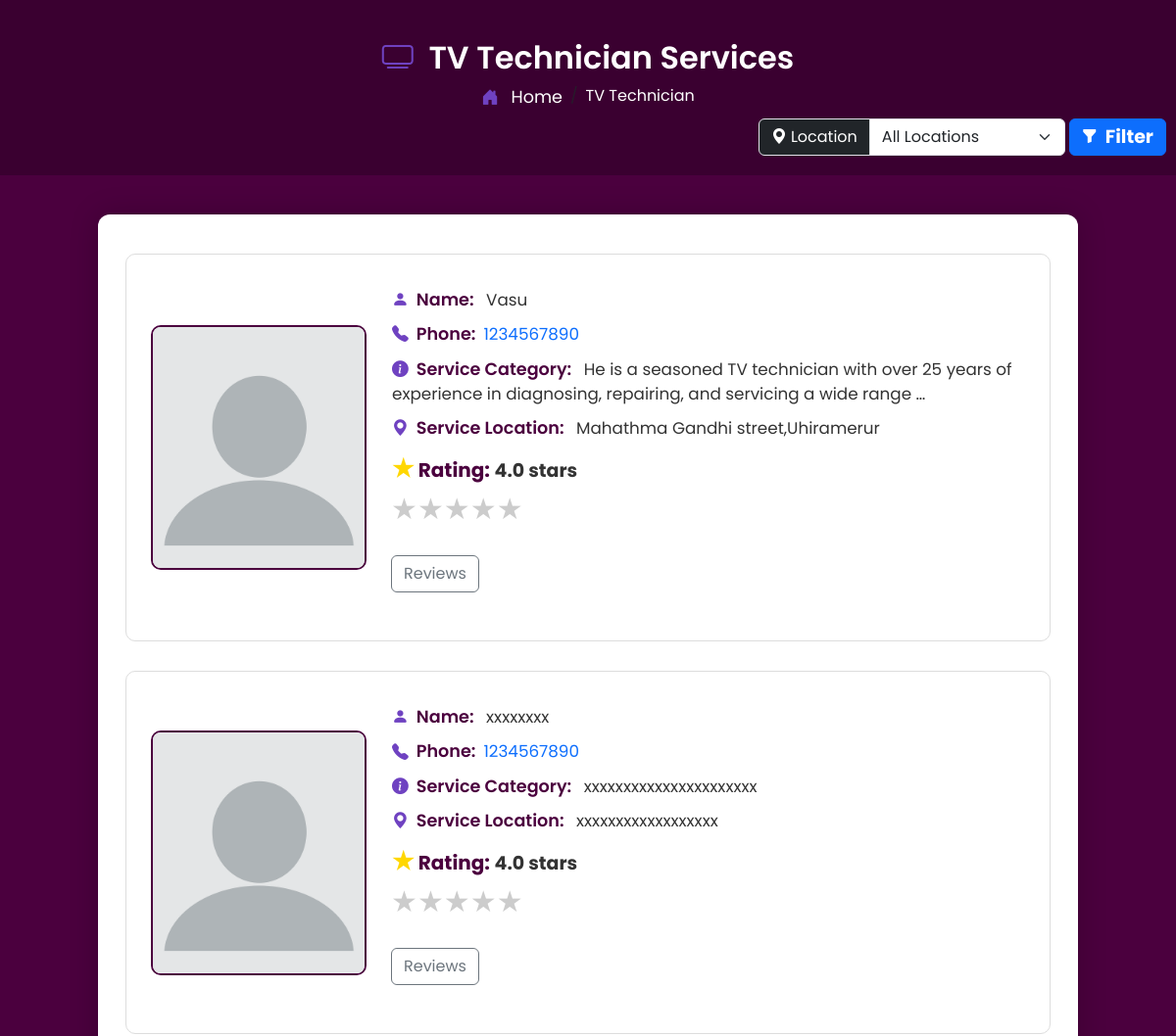
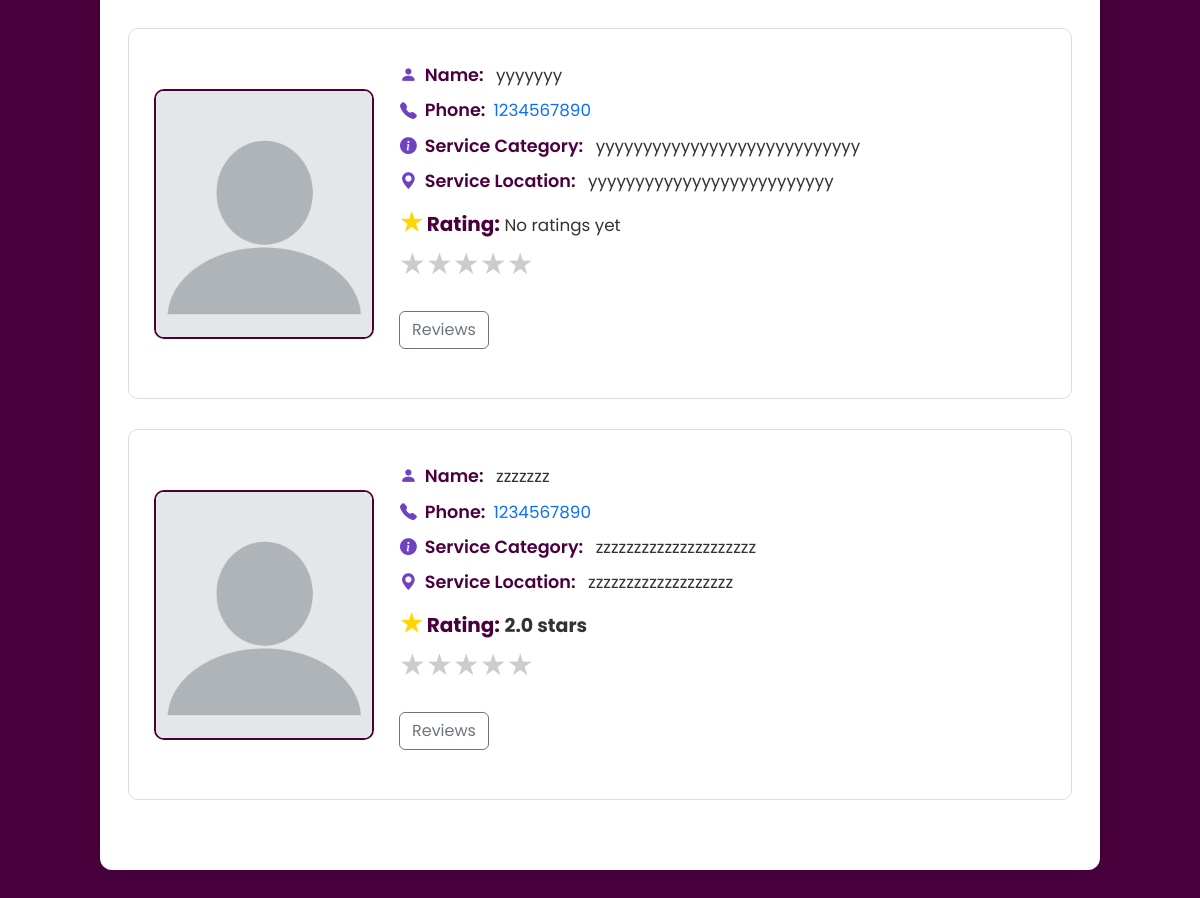
Screenshot of /tv/ with the database file from the repository (2 pictures, top to bottom).
### myapp/models.py (models this page shows, shortened)
class Service(models.Model):
    SERVICE_CHOICES = [
        ('PLUMBER', 'Plumber'),
        ('ELECTRICIAN', 'Electrician'),
        ('CARPENTER', 'Carpenter'),
        ('TV TECH', 'TV Technician'),
    ]
    name = models.CharField(max_length=100)
    service_type = models.CharField(max_length=50, choices=SERVICE_CHOICES)
    description = models.TextField()
    address = models.CharField(max_length=255, blank=True, null=True)
    contact_no = models.CharField(max_length=15, blank=True, null=True)
    created_at = models.DateTimeField(auto_now_add=True)
    updated_at = models.DateTimeField(auto_now=True)

### myapp/views.py (the view)
# urls.py: path('tv/', views.tvtech, name='tvtech'),
def tvtech(request):
    selected_location = request.GET.get('location', '')
    services = Service.objects.filter(service_type='TV TECH')
    if selected_location:
        services = services.filter(address__icontains=selected_location)
    for service in services:
        service.review = Review.objects.filter(service=service)
        service.average_rating = service.review.aggregate(models.Avg('rating'))['rating__avg']
    locations = Service.objects.filter(service_type='TV TECH') \
                               .values_list('address', flat=True).distinct()
    return render(request, 'tvtech.html', {
        'services': services,
        'locations': locations,
    })

### templates/tvtech.html (shortened to what this page needs)
{% load static %}
<!DOCTYPE html>
<html lang="en">
<head>
    <link href="https://cdn.jsdelivr.net/npm/bootstrap@5.3.3/dist/css/bootstrap.min.css" rel="stylesheet">
    <link href="https://cdn.jsdelivr.net/npm/bootstrap-icons@1.10.5/font/bootstrap-icons.css" rel="stylesheet">
    <link rel="stylesheet" href="{% static 'css/tvtech.css' %}">
</head>
<body>
    <div class="profile-header">
        <h2><i class="bi bi-tv icon"></i> TV Technician Services</h2>
        <nav aria-label="breadcrumb">
            <ol class="breadcrumb mb-2">
                <li class="breadcrumb-item">
                    <a href="{% url 'homepage' %}">
                        <i class="bi bi-house-door-fill icon"></i> Home
                    </a>
                </li>
                <li class="breadcrumb-item active text-white" aria-current="page">TV Technician</li>
            </ol>
            <div class="d-flex justify-content-between align-items-center">
                <form method="get" action="" class="d-flex align-items-center ms-auto">
                    <div class="input-group me-0">
                        <label class="input-group-text bg-dark text-white" for="locationSelect">
                            <i class="bi bi-geo-alt-fill me-1"></i> Location
                        </label>
                        <select name="location" id="locationSelect" class="form-select" style="width: 200px;">
                            <option value="">All Locations</option>
                        </select>
                    </div>
                    <button type="submit" class="btn btn-primary ms-1" style="height: 38px; border-radius: 0.375rem; display: flex; align-items: center; justify-content: center; margin-right: 10px;">
                        <i class="bi bi-funnel-fill me-2"></i> <span>Filter</span>
                    </button>
                </form>
            </div>
        </nav>
    </div>
    <div class="container profile-container">
        <div class="row">
            {% if services %}
                {% for service in services %}
                    <div class="profile-box">
                        <img src="{% static 'images/logo/profile.webp' %}" alt="Profile Picture">
                        <div class="profile-details">
                            <p><i class="bi bi-person-fill icon"></i><span class="label">Name:</span> {{ service.name }}</p>
                            <p><i class="bi bi-telephone-fill icon"></i><span class="label">Phone:</span><a href="#">{{ service.contact_no }}</a></p>
                            <p><i class="bi bi-info-circle-fill icon"></i><span class="label">Service Category:</span> {{ service.description|truncatewords:20 }}</p>
                            <p><i class="bi bi-geo-alt-fill icon"></i><span class="label">Service Location:</span> {{ service.address }}</p>
                            <p><strong><span style="color: gold; font-size: 25px;">&#9733;</span> Rating:</strong>
                                {% if service.average_rating %}
                                    <span>{{ service.average_rating|floatformat:1 }} stars</span>
                                {% else %}
                                    No ratings yet
                                {% endif %}
                            </p>
                            <div class="mb-4">
                                <div class="rating-stars">
                                    {% for i in "54321" %}
                                        <label for="star{{ i }}-{{ service.id }}" title="{{ i }} stars">&#9733;</label>
                                    {% endfor %}
                                </div>
                            </div>
                            <div class="reviews mb-4">
                                <button class="btn btn-outline-secondary" data-bs-toggle="modal" data-bs-target="#reviewModal"
                                        onclick="openReviewModal('{{ service.id }}')">Reviews</button>
                            </div>
                        </div>
                    </div>
                {% endfor %}
            {% else %}
                <p class="no-services"><i class="bi bi-exclamation-circle-fill icon"></i>No TV technician services available at the moment.</p>
            {% endif %}
        </div>
    </div>
</body>
</html>

### static/css/tvtech.css (style rules this page uses)
body { background-color: #4b003e; font-family: 'Poppins', sans-serif; }
.profile-header { text-align: center; color: white; padding: 40px 0 20px 0; background-color: #3a0030; }
.breadcrumb { background: transparent; justify-content: center; }
.breadcrumb-item a { color: #fff; text-decoration: none; font-size: 1.1rem; }
.profile-container { background-color: #fff; margin: 40px auto; padding: 40px; border-radius: 12px; max-width: 1000px; box-shadow: 0 0 30px rgba(0, 0, 0, 0.2); animation: fadeIn 1s ease-in-out; }
.profile-box { display: flex; align-items: center; gap: 25px; border: 1px solid #ddd; border-radius: 10px; padding: 25px; margin-bottom: 30px; transition: transform 0.3s, box-shadow 0.3s; }
.profile-box img { width: 220px; height: 250px; object-fit: cover; border-radius: 10px; border: 2px solid #4b003e; }
.profile-details { flex: 1; }
.profile-details p { margin: 0; padding: 8px 1px 1px ; font-size: 1.05rem; color: #333; }
.label { font-weight: 600; color: #4b003e; margin-right: 8px; font-size: 1.1rem; }
.icon { color: #6f42c1; margin-right: 8px; transition: transform 0.3s ease; }
h2 { font-size: 2rem; font-weight: 600; }
.rating-stars { direction: rtl; display: inline-flex; }
.rating-stars label { font-size: 30px; color: #ccc; cursor: pointer; transition: color 0.2s; }
strong { color:#4b003e; font-size: 20px; }
span { font-size: 19px; font-weight: bold; }
a { text-decoration: none; }

### rows the page displays
Service: name "Vasu", contact_no "1234567890", description "He is a seasoned TV technician with over 25 years of experience in diagnosing, repairing, and servicing a wide range …", address "Mahathma Gandhi street,Uhiramerur", average_rating "4.0"
Service: name "xxxxxxxx", contact_no "1234567890", description "xxxxxxxxxxxxxxxxxxxxxx", address "xxxxxxxxxxxxxxxxxx", average_rating "4.0"
Service: name "yyyyyyy", contact_no "1234567890", description "yyyyyyyyyyyyyyyyyyyyyyyyyyyy", address "yyyyyyyyyyyyyyyyyyyyyyyyyy", shows "No ratings yet"
Service: name "zzzzzzz", contact_no "1234567890", description "zzzzzzzzzzzzzzzzzzzzz", address "zzzzzzzzzzzzzzzzzzz", average_rating "2.0"
